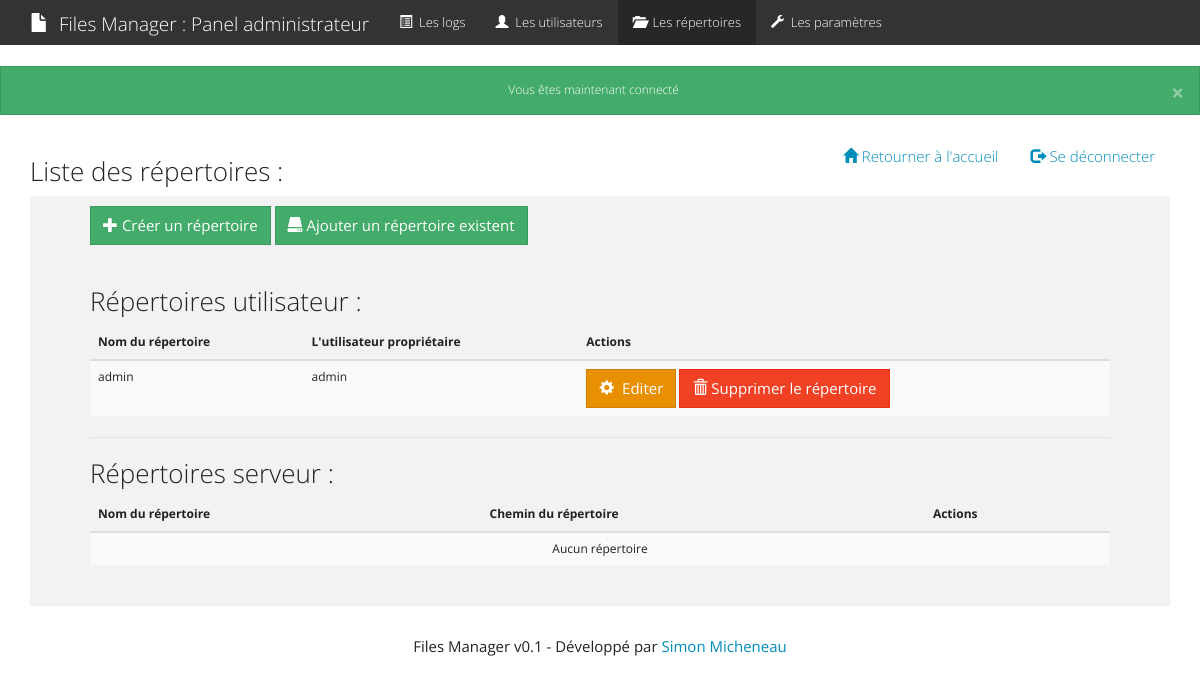
Page /admin/directory.php (signed in) on the earlier database version.
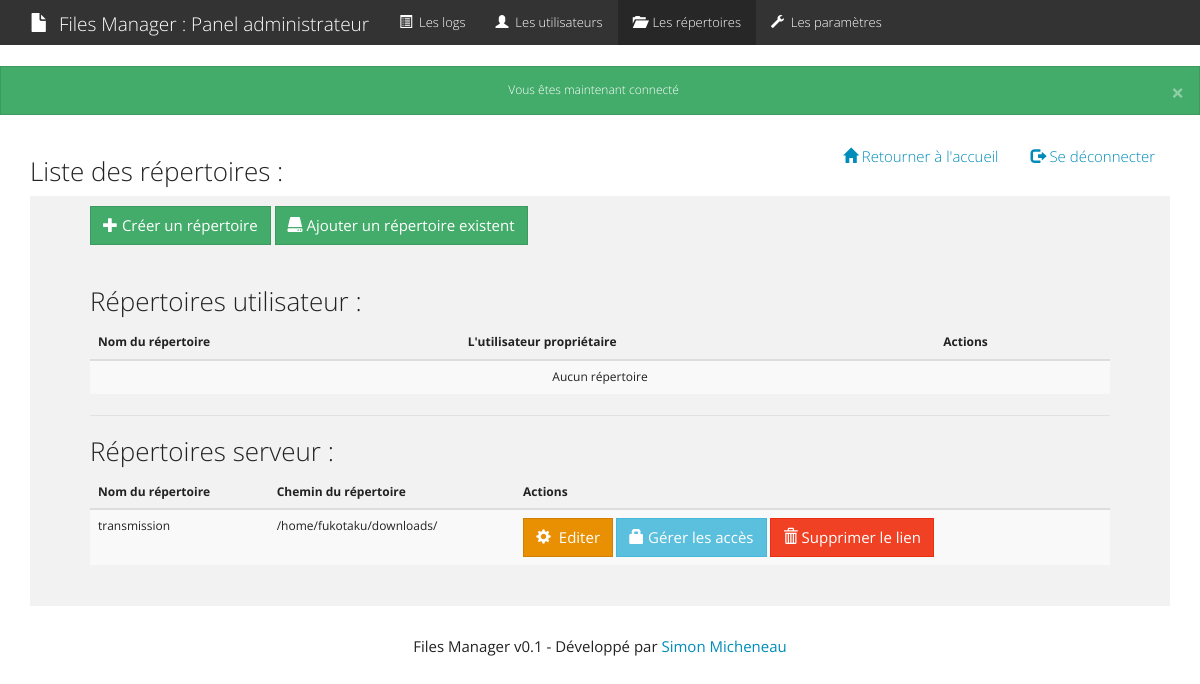
Same page on the later database version.
### tables this page shows
CREATE TABLE IF NOT EXISTS `directory` (
  `id` int(11) NOT NULL AUTO_INCREMENT,
  `name` varchar(255) NOT NULL,
  `id_user` int(11) NOT NULL,
  PRIMARY KEY (`id`),
  KEY `id_user` (`id_user`)
);

CREATE TABLE IF NOT EXISTS `users` (
  `id` int(11) NOT NULL AUTO_INCREMENT,
  `username` varchar(255) NOT NULL,
  `password` varchar(255) NOT NULL,
  `id_rank` int(11) NOT NULL,
  `remember_token` varchar(255) DEFAULT NULL,
  PRIMARY KEY (`id`),
  KEY `id_rank` (`id_rank`)
);

CREATE TABLE IF NOT EXISTS `internal` (
  `id` int(11) NOT NULL AUTO_INCREMENT,
  `name` varchar(255) NOT NULL,
  `location` varchar(255) NOT NULL,
  `url` varchar(255) NOT NULL,
  PRIMARY KEY (`id`)
);

### inc/function.php (called while the page is built, shortened)
<?php
function csrf(){
    return 'csrf='.$_SESSION['csrf'];
}
?>

### admin/directory.php (the view, shortened to what this page needs)
<?php
  $page = "directory";
  require_once 'inc/header.php';
?>
  <div class="container">
    <div class="header clearfix">
      <nav>
        <ul class="nav nav-pills pull-right">
          <li><a href="../index.php"><span class="glyphicon glyphicon-home"></span> Retourner à l'accueil</a></li>
          <li><a href="../logout.php"><span class="glyphicon glyphicon-log-out"></span> Se déconnecter</a></li>
        </ul>
      </nav>
      <h3>Liste des répertoires :</h3>
    </div>
    <div class="jumbotron">
      <a href="directory_edit.php" class="btn btn-success input-margin"><span class="glyphicon glyphicon-plus"></span> Créer un répertoire</a>
      <a href="internal_edit.php" class="btn btn-success input-margin"><span class="glyphicon glyphicon-hdd"></span> Ajouter un répertoire existent</a>
      <br/><br/>
      <h3>Répertoires utilisateur :</h3>
      <table class="table table-striped">
        <thead>
          <tr>
            <th>Nom du répertoire</th>
            <th>L'utilisateur propriétaire</th>
            <th>Actions</th>
          </tr>
        </thead>
        <tbody>
          <?php
            $req = $pdo->query('SELECT * FROM directory');
            $existe_directory = 0;
            while($data = $req->fetch()){
              $existe_directory++;
              $user_id = $pdo->quote($data->id_user);
              $req2 = $pdo->query("SELECT username FROM users WHERE id = $user_id LIMIT 1");
              $result = $req2->fetch();
              echo '<tr>
                      <td>'.$data->name.'</td>
                      <td>'.$result->username.'</td>
                      <td>
                        <a href="directory_edit.php?id='.$data->id.'" class="btn btn-warning input-margin"><span class="glyphicon glyphicon-cog"></span> &nbsp;Editer</a>
                        <a href="directory.php?delete_directory='.$data->id.'&'.csrf().'" class="btn btn-danger input-margin" onclick="return confirm(\'Êtes vous sur ?\');"><span class="glyphicon glyphicon-trash"></span> Supprimer le répertoire</a>
                      </td>
                    </tr>';
            }
            if($existe_directory == 0){
              echo '<tr class="text-center">
                      <td colspan="3">Aucun répertoire</td>
                    </tr>';
            }
          ?>
        </tbody>
      </table>
      <hr>
      <h3>Répertoires serveur :</h3>
      <table class="table table-striped">
        <thead>
          <tr>
            <th>Nom du répertoire</th>
            <th>Chemin du répertoire</th>
            <th>Actions</th>
          </tr>
        </thead>
        <tbody>
          <?php
            $req = $pdo->query('SELECT * FROM internal');
            $existe_internal = 0;
            while($data = $req->fetch()){
              $existe_internal++;
              echo '<tr>
                      <td>'.$data->name.'</td>
                      <td>'.$data->location.'</td>
                      <td>
                        <a href="internal_edit.php?id='.$data->id.'" class="btn btn-warning input-margin"><span class="glyphicon glyphicon-cog"></span> &nbsp;Editer</a>
                        <a href="access.php?id='.$data->id.'" class="btn btn-info input-margin"><span class="glyphicon glyphicon-lock"></span> Gérer les accès</a>
                        <a href="directory.php?delete_internal='.$data->id.'&'.csrf().'" class="btn btn-danger input-margin" onclick="return confirm(\'Êtes vous sur ?\');"><span class="glyphicon glyphicon-trash"></span> Supprimer le lien</a>
                      </td>
                    </tr>';
            }
            if($existe_internal == 0){
              echo '<tr class="text-center">
                      <td colspan="3">Aucun répertoire</td>
                    </tr>';
            }
          ?>
        </tbody>
      </table>
    </div>
  </div>
<?php
  require_once 'inc/footer.php';
?>

### admin/inc/header.php (shortened to what this page needs)
<?php
  require_once '../inc/function.php';
?>
<!DOCTYPE html>
<html lang="fr">
  <head>
    <link href="../asset/css/bootstrap.css" rel="stylesheet">
  </head>
  <body>
    <nav class="navbar navbar-default">
    <div class="container">
      <div class="navbar-header">
        <a class="navbar-brand"><span class="glyphicon glyphicon-file"></span> &nbsp;Files Manager : Panel administrateur</a>
      </div>
      <div class="collapse navbar-collapse" id="bs-example-navbar-collapse-1">
        <ul class="nav navbar-nav">
          <li <?php if(isset($page) && $page == "index"){echo "class=\"active\"";} ?>><a href="index.php"> <span class="glyphicon glyphicon-list-alt"></span> &nbsp;Les logs</a></li>
          <li <?php if(isset($page) && $page == "users"){echo "class=\"active\"";} ?>><a href="users.php"> <span class="glyphicon glyphicon-user"></span> &nbsp;Les utilisateurs</a></li>
          <li <?php if(isset($page) && $page == "directory"){echo "class=\"active\"";} ?>><a href="directory.php"> <span class="glyphicon glyphicon-folder-open"></span> &nbsp;Les répertoires</a></li>
          <li <?php if(isset($page) && $page == "settings"){echo "class=\"active\"";} ?>><a href="settings.php"> <span class="glyphicon glyphicon-wrench"></span> &nbsp;Les paramètres</a></li>
        </ul>
      </div>
    </div>
  </nav>
  <?php if(isset($_SESSION['flash'])): ?>
      <?php foreach($_SESSION['flash'] as $type => $message): ?>
          <div class="alert text-center alert-<?= $type; ?>">
            <button type="button" class="close" data-dismiss="alert">&times;</button>
              <?= $message; ?>
          </div>
      <?php endforeach; ?>
  <?php endif; ?>

### admin/inc/footer.php (shortened to what this page needs)
      <footer class="footer">
        <p class="text-center">Files Manager v0.1 - Développé par <a href="http://simon-micheneau.fr/" target="_blank">Simon Micheneau</a></p>
      </footer>
  </body>
</html>

Differences in the rows shown:
removed directory: name "admin", id_user.username "admin"
added internal: name "transmission", location "/home/fukotaku/downloads/"
